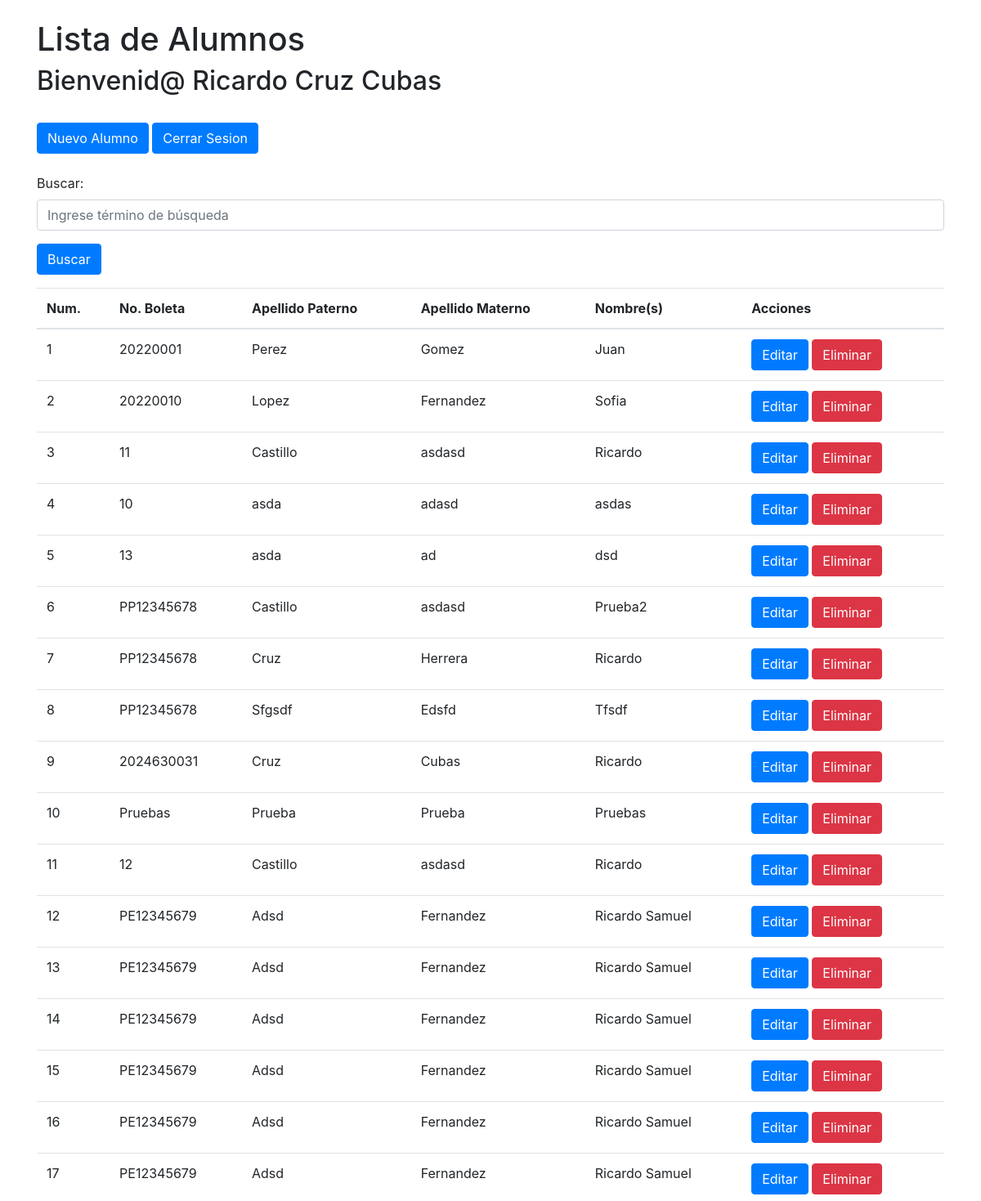
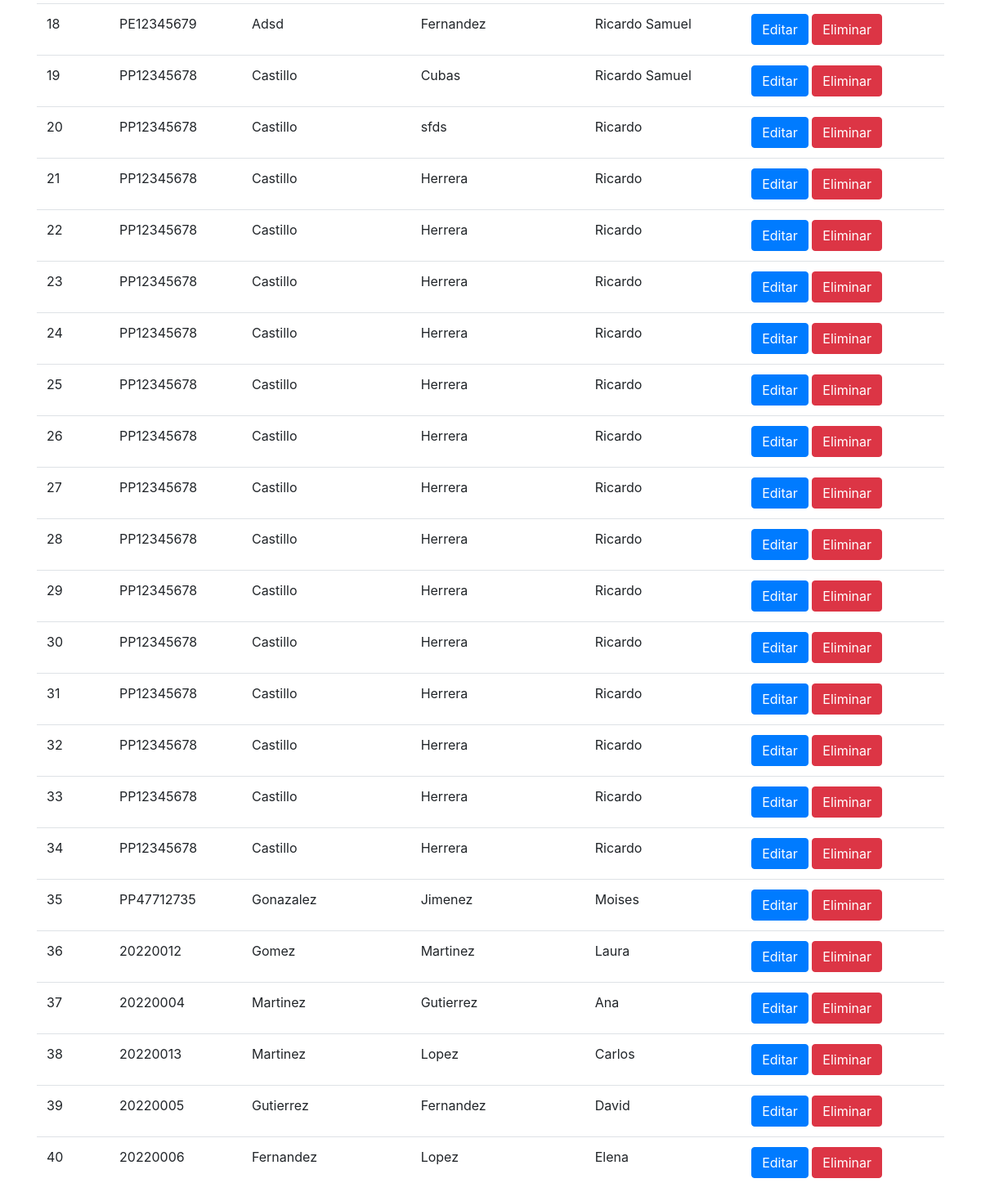
/crud/CRUD.php (signed in), run on the app's committed database (2 pictures, top to bottom).
### tables this page shows
CREATE TABLE `administadores` (
  `noTrab` varchar(256) NOT NULL,
  `contra` varchar(256) NOT NULL,
  `Nombre` varchar(256) NOT NULL,
  `apellidoP` varchar(256) NOT NULL,
  `apellidoM` varchar(256) NOT NULL
);

CREATE TABLE `estudiantes` (
  `curp` varchar(18) NOT NULL,
  `boleta` varchar(255) DEFAULT NULL,
  `nombre` varchar(255) DEFAULT NULL,
  `apellidoP` varchar(255) DEFAULT NULL,
  `apellidoM` varchar(255) DEFAULT NULL,
  `fecha` date DEFAULT NULL,
  `genero` varchar(10) DEFAULT NULL,
  `discapacidad` varchar(255) DEFAULT NULL,
  `otraDiscapacidad` varchar(255) DEFAULT NULL,
  `calle` varchar(255) DEFAULT NULL,
  `col` varchar(255) DEFAULT NULL,
  `delegacion` varchar(255) DEFAULT NULL,
  `otroMunicipio` varchar(255) DEFAULT NULL,
  `cp` varchar(10) DEFAULT NULL,
  `tel` varchar(15) DEFAULT NULL,
  `email` varchar(255) DEFAULT NULL,
  `escuelaDeProcedencia` varchar(255) DEFAULT NULL,
  `otraEscuela` varchar(255) DEFAULT NULL,
  `estado` varchar(255) DEFAULT NULL,
  `promedio` decimal(4,2) DEFAULT NULL,
  `opcion` varchar(255) DEFAULT NULL,
  `dia_asignado` varchar(100) NOT NULL,
  `salon_asignado` varchar(50) NOT NULL,
  `hora_asignado` varchar(100) NOT NULL
);

### crud/buscar.php (the view, shortened to what this page needs)
<?php
include('../conexion/conexion.php');
$busqueda = isset($_GET['busqueda']) ? $_GET['busqueda'] : '';
$sql = "SELECT * FROM estudiantes WHERE boleta LIKE '%$busqueda%' OR apellidoP LIKE '%$busqueda%' OR apellidoM LIKE '%$busqueda%' OR nombre LIKE '%$busqueda%'";
$resultado = mysqli_query($conexion, $sql);
$i = 1;
?>
<table class="table">
    <thead>
        <tr>
            <th>Num.</th>
            <th>No. Boleta</th>
            <th>Apellido Paterno</th>
            <th>Apellido Materno</th>
            <th>Nombre(s)</th>
            <th>Acciones</th>
        </tr>
    </thead>
    <tbody>
        <?php
        while($fila = mysqli_fetch_assoc($resultado)){
        ?>
        <tr>
            <td><?php echo "$i"; $i++;?></td>
            <td><?php echo $fila['boleta'] ?></td>
            <td><?php echo $fila['apellidoP'] ?></td>
            <td><?php echo $fila['apellidoM'] ?></td>
            <td><?php echo $fila['nombre'] ?></td>
            <td>
                <?php echo "<a class='btn btn-primary' href = 'update.php?boleta=".$fila['boleta']."'>Editar</a>"?>
                <?php echo "<a class='btn btn-danger' href='delete.php?boleta=".$fila['boleta']."'>Eliminar</a>"; ?>
            </td>
        </tr>
        <?php
        }
        ?>
    </tbody>
</table>

### crud/CRUD.php (shortened to what this page needs)
<?php
if (isset($_SESSION['noTrab'])) {
    $noTrab = $_SESSION['noTrab'];
?>
<!DOCTYPE html>
<html lang="es">
<head>
    <link rel="stylesheet" href="https://stackpath.bootstrapcdn.com/bootstrap/4.3.1/css/bootstrap.min.css">
</head>
<body>
    <?php
    include('../conexion/conexion.php');
    $sql2 = "SELECT * FROM administadores WHERE noTrab = '$noTrab'";
    $resultado2 = mysqli_query($conexion, $sql2);
    $fila2 = mysqli_fetch_assoc($resultado2);
    ?>
    <div class="container mt-4">
        <h1>Lista de Alumnos</h1>
        <h2>Bienvenid@ <?php echo $fila2['Nombre'];?> <?php echo $fila2['apellidoP'];?> <?php echo $fila2['apellidoM'];?></h2><br>
        <a href="agregar.php" class="btn btn-primary">Nuevo Alumno</a>
        <a href='cerraSesion.php?noTrab=<?php echo $noTrab; ?>' class="btn btn-primary">Cerrar Sesion</a><br><br>
        <form action="" method="GET" class="mb-3" onsubmit="return buscar()">
            <div class="form-group">
                <label for="busqueda">Buscar:</label>
                <input type="text" name="busqueda" id="busqueda" class="form-control" placeholder="Ingrese término de búsqueda">
            </div>
            <button type="submit" class="btn btn-primary">Buscar</button>
        </form>
        <div id="tabla-container" class="table-responsive">
            <?php include 'buscar.php'; ?>
        </div>
    </div>
</body>
</html>
<?php
} else {
    header("location:../login.php");
}
?>

### data on the page
administadores: Nombre "Ricardo", apellidoP "Cruz", apellidoM "Cubas"
estudiantes: boleta "20220001", apellidoP "Perez", apellidoM "Gomez", nombre "Juan"
estudiantes: boleta "20220010", apellidoP "Lopez", apellidoM "Fernandez", nombre "Sofia"
estudiantes: boleta "11", apellidoP "Castillo", apellidoM "asdasd", nombre "Ricardo"
estudiantes: boleta "10", apellidoP "asda", apellidoM "adasd", nombre "asdas"
estudiantes: boleta "13", apellidoP "asda", apellidoM "ad", nombre "dsd"
estudiantes: boleta "PP12345678", apellidoP "Castillo", apellidoM "asdasd", nombre "Prueba2"
estudiantes: boleta "PP12345678", apellidoP "Cruz", apellidoM "Herrera", nombre "Ricardo"
estudiantes: boleta "PP12345678", apellidoP "Sfgsdf", apellidoM "Edsfd", nombre "Tfsdf"
estudiantes: boleta "2024630031", apellidoP "Cruz", apellidoM "Cubas", nombre "Ricardo"
estudiantes: boleta "Pruebas", apellidoP "Prueba", apellidoM "Prueba", nombre "Pruebas"
estudiantes: boleta "12", apellidoP "Castillo", apellidoM "asdasd", nombre "Ricardo"
estudiantes: boleta "PE12345679", apellidoP "Adsd", apellidoM "Fernandez", nombre "Ricardo Samuel"
estudiantes: boleta "PE12345679", apellidoP "Adsd", apellidoM "Fernandez", nombre "Ricardo Samuel"
estudiantes: boleta "PE12345679", apellidoP "Adsd", apellidoM "Fernandez", nombre "Ricardo Samuel"
estudiantes: boleta "PE12345679", apellidoP "Adsd", apellidoM "Fernandez", nombre "Ricardo Samuel"
estudiantes: boleta "PE12345679", apellidoP "Adsd", apellidoM "Fernandez", nombre "Ricardo Samuel"
estudiantes: boleta "PE12345679", apellidoP "Adsd", apellidoM "Fernandez", nombre "Ricardo Samuel"
estudiantes: boleta "PE12345679", apellidoP "Adsd", apellidoM "Fernandez", nombre "Ricardo Samuel"
estudiantes: boleta "PP12345678", apellidoP "Castillo", apellidoM "Cubas", nombre "Ricardo Samuel"
estudiantes: boleta "PP12345678", apellidoP "Castillo", apellidoM "sfds", nombre "Ricardo"
estudiantes: boleta "PP12345678", apellidoP "Castillo", apellidoM "Herrera", nombre "Ricardo"
estudiantes: boleta "PP12345678", apellidoP "Castillo", apellidoM "Herrera", nombre "Ricardo"
estudiantes: boleta "PP12345678", apellidoP "Castillo", apellidoM "Herrera", nombre "Ricardo"
estudiantes: boleta "PP12345678", apellidoP "Castillo", apellidoM "Herrera", nombre "Ricardo"
estudiantes: boleta "PP12345678", apellidoP "Castillo", apellidoM "Herrera", nombre "Ricardo"
estudiantes: boleta "PP12345678", apellidoP "Castillo", apellidoM "Herrera", nombre "Ricardo"
estudiantes: boleta "PP12345678", apellidoP "Castillo", apellidoM "Herrera", nombre "Ricardo"
estudiantes: boleta "PP12345678", apellidoP "Castillo", apellidoM "Herrera", nombre "Ricardo"
estudiantes: boleta "PP12345678", apellidoP "Castillo", apellidoM "Herrera", nombre "Ricardo"
estudiantes: boleta "PP12345678", apellidoP "Castillo", apellidoM "Herrera", nombre "Ricardo"
estudiantes: boleta "PP12345678", apellidoP "Castillo", apellidoM "Herrera", nombre "Ricardo"
estudiantes: boleta "PP12345678", apellidoP "Castillo", apellidoM "Herrera", nombre "Ricardo"
estudiantes: boleta "PP12345678", apellidoP "Castillo", apellidoM "Herrera", nombre "Ricardo"
estudiantes: boleta "PP12345678", apellidoP "Castillo", apellidoM "Herrera", nombre "Ricardo"
estudiantes: boleta "PP47712735", apellidoP "Gonazalez", apellidoM "Jimenez", nombre "Moises"
estudiantes: boleta "20220012", apellidoP "Gomez", apellidoM "Martinez", nombre "Laura"
estudiantes: boleta "20220004", apellidoP "Martinez", apellidoM "Gutierrez", nombre "Ana"
estudiantes: boleta "20220013", apellidoP "Martinez", apellidoM "Lopez", nombre "Carlos"
estudiantes: boleta "20220005", apellidoP "Gutierrez", apellidoM "Fernandez", nombre "David"
estudiantes: boleta "20220006", apellidoP "Fernandez", apellidoM "Lopez", nombre "Elena"
